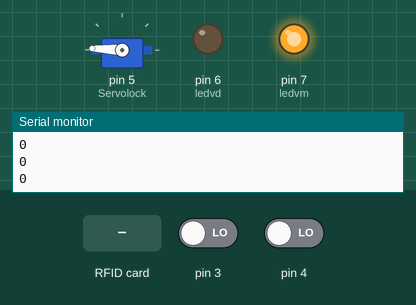
The sketch below on a simulated Arduino Uno, built with avr-gcc and run on an emulated ATmega328P. Shown: servo, output pins drawn as LEDs (lit = HIGH), the last lines printed to the serial monitor. The test bench sets the inputs (shaded band); at power-on: pin 4 LOW, pin 3 LOW. Pins used as bus, display or sensor lines are not drawn.

Above: at 1.2 s.
1.3 s: pin 4 driven HIGH
4.3 s: RFID card 60 57 FF A7 held to the reader
At 5.7 s:
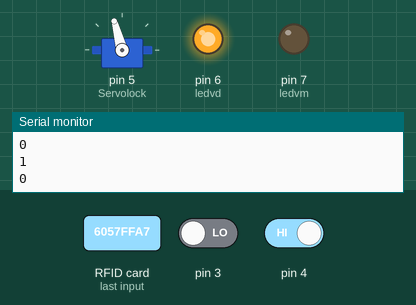
10.3 s: pin 3 driven HIGH
13.3 s: RFID card E0 50 54 A8 held to the reader
At 13.8 s:
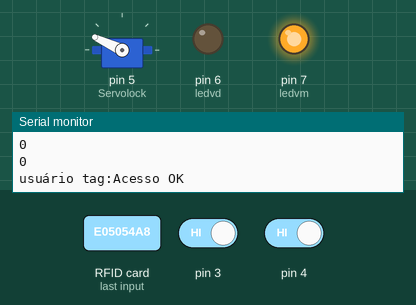
16.3 s: RFID card F0 5E 85 89 held to the reader
At 17.6 s:
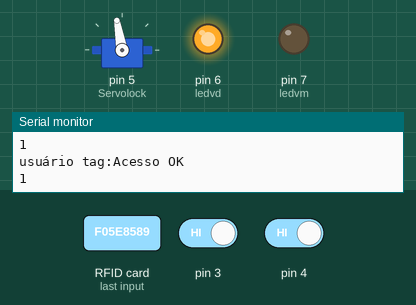
Timing chart, 0 to 19.0 s (numbered marks = the images above; inputs shaded):
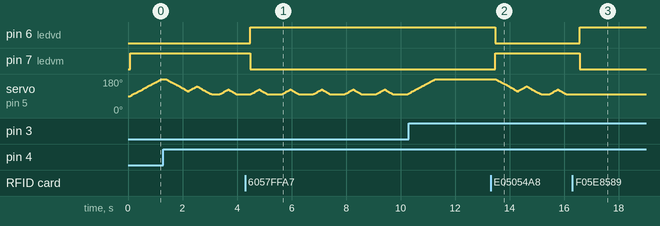

Measured:
- after the input at 4.3 s, pin 6 (ledvd): LOW → HIGH after 0.18 s; pin 7 (ledvm): HIGH → LOW after 0.18 s
- after the input at 13.3 s, pin 6 (ledvd): HIGH → LOW after 0.17 s; pin 7 (ledvm): LOW → HIGH after 0.17 s
- after the input at 16.3 s, pin 6 (ledvd): LOW → HIGH after 0.27 s; pin 7 (ledvm): HIGH → LOW after 0.27 s; servo on pin 5 (Servolock): stops changing and stays 100°

The sketch:

RFID_Me1.0.ino
```cpp
/*
 * Created by: Emerson Medeiros Noberto
 * 22/07/2023
 *
 * PINAGEM RFID
 * SDA - 10
 * SCK - 13
 * MOSI - 11
 * MISO - 12
 * RST - 9
 *
 * PINAGEM(OUTROS)
 * Servo - 5
 * Led vermelho - 7
 * Led verde - 6
 * Botão - 3
 */

#include <SPI.h>
#include <MFRC522.h>
#include <VarSpeedServo.h>
#define SS_PIN 10
#define RST_PIN 9
VarSpeedServo Servolock;
MFRC522 mfrc522(SS_PIN, RST_PIN);
char st[20];
int ledvm = 7;
int ledvd = 6;
int desblo = LOW;
int Servodesblo = LOW;

void setup()
{
  Serial.begin(9600);
  SPI.begin();
  Servolock.attach(5);
  mfrc522.PCD_Init();
  Serial.println("Start...");
  Serial.println();
  pinMode(ledvm, OUTPUT);
  pinMode(ledvd, OUTPUT);
  Servolock.slowmove(180, 50);
}
/*
void loop()
{
  if ( ! mfrc522.PICC_IsNewCardPresent())
  {
    return;
  }
  if ( ! mfrc522.PICC_ReadCardSerial())
  {
    return;
  }
  Serial.print("usuário tag:");
  String conteudo= "";
  byte letra;
  for (byte i = 0; i < mfrc522.uid.size; i++)
  {
     Serial.print(mfrc522.uid.uidByte[i] < 0x10 ? " 0" : " ");
     Serial.print(mfrc522.uid.uidByte[i], HEX);
     conteudo.concat(String(mfrc522.uid.uidByte[i] < 0x10 ? " 0" : " "));
     conteudo.concat(String(mfrc522.uid.uidByte[i], HEX));
  }
  conteudo.toUpperCase();
//-----------------------------------------------------------------------
//------------------------------Cadastros--------------------------------
  if (conteudo.substring(1) == "60 57 FF A7") //tag 1 usuario:Emerson #1
  {
    Serial.println("Acesso OK");
    if (desblo == LOW){
      desblo = HIGH;
    } else {
      desblo = LOW;
    }
  }

//-----------------------------------------------------------------------
  else {
    Serial.println("Acesso Negado");
    digitalWrite (ledvm, HIGH);
    delay(100);
    digitalWrite (ledvm, LOW);
    delay(100);
    digitalWrite (ledvm, HIGH);
    delay(100);
    digitalWrite (ledvm, LOW);
    delay(100);
    digitalWrite (ledvm, HIGH);
    delay(100);
    digitalWrite (ledvm, LOW);
    delay(100);
  }
  if (desblo == HIGH)
    {
      digitalWrite (ledvm, LOW);
      digitalWrite (ledvd, HIGH);
    }
    else if (desblo == LOW)
    {
      digitalWrite (ledvm, HIGH);
      digitalWrite (ledvd, LOW);
    }
    if(digitalRead(3) == HIGH)
      {
        Serial.println("Servo");
        myservo.write(180);
    delay(2000);
    myservo.write(0);
      }
   delay(1000);
}
*/
void loop()
{
  // Verifica se há uma nova tag RFID presente no leitor
  if (mfrc522.PICC_IsNewCardPresent())
  {
    // Realiza a leitura do UID da tag
    if (mfrc522.PICC_ReadCardSerial())
    {
      Serial.print("usuário tag:");
      String conteudo = "";
      for (byte i = 0; i < mfrc522.uid.size; i++)
      {
        conteudo.concat(String(mfrc522.uid.uidByte[i] < 0x10 ? " 0" : " "));
        conteudo.concat(String(mfrc522.uid.uidByte[i], HEX));
      }
      conteudo.toUpperCase();

      // Verifica o UID da tag para realizar ações específicas
      if (conteudo.substring(1) == "60 57 FF A7") //tag 1 usuario:Mersin #1
      {
        Serial.println("Acesso OK");
        if (desblo == LOW)
        {
          desblo = HIGH;
        }
        else
        {
          desblo = LOW;
        }
      }
      if (conteudo.substring(1) == "E0 50 54 A8") //tag 2 usuario:Mylli #2
      {
        Serial.println("Acesso OK");
        if (desblo == LOW)
        {
          desblo = HIGH;
        }
        else
        {
          desblo = LOW;
        }
      }
      if (conteudo.substring(1) == "F0 5E 85 89") //tag 3 usuario:Mylli #3
      {
        Serial.println("Acesso OK");
        if (desblo == LOW)
        {
          desblo = HIGH;
        }
        else
        {
          desblo = LOW;
        }
      }
      // Mais condições de cadastros podem ser adicionadas aqui

      // Fim das verificações de cartão RFID, finaliza a leitura
      mfrc522.PICC_HaltA();
      mfrc522.PCD_StopCrypto1();
    }
  }

  // Verifica o valor de "desblo" e realiza ações de acordo com o estado
  if (desblo == HIGH)
  {
    digitalWrite(ledvm, LOW);
    digitalWrite(ledvd, HIGH);
//---------------------------------
    if (digitalRead(3) == HIGH)
{
  if (Servodesblo == LOW)
  {
    Servodesblo = HIGH;
  }
  else
  {
    Servodesblo = LOW;
  }

  if (Servodesblo == HIGH)
  {
    Servolock.slowmove(100, 50);
  }
  else // Usamos "else" aqui, já que apenas duas opções possíveis: HIGH ou LOW
  {
    Servolock.slowmove(180, 50);
  }
}

//---------------------------------
  }
  else if (desblo == LOW)
  {
    digitalWrite(ledvm, HIGH);
    digitalWrite(ledvd, LOW);
    Servolock.slowmove(180, 50);
  }


  if (digitalRead(4) == HIGH)
{
  if (Servodesblo == LOW)
  {
    Servodesblo = HIGH;
  }
  else
  {
    Servodesblo = LOW;
  }

  if (Servodesblo == HIGH)
  {
    Servolock.slowmove(100, 50);
    delay(500);
  }
  else // Usamos "else" aqui, já que apenas duas opções possíveis: HIGH ou LOW
  {
    Servolock.slowmove(180, 50);
  }
}

  // Resto do código do loop e outras tarefas podem ser adicionadas aqui
Serial.println(Servodesblo);
  delay(300); // Pequena pausa para evitar loop muito rápido
}
```
